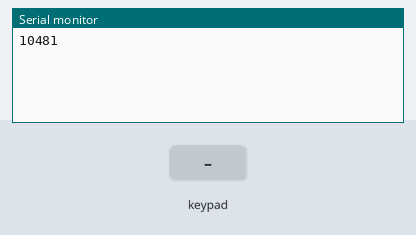
A sketch run on a simulated Arduino Uno, built with avr-gcc and run on an emulated ATmega328P. Shown: the last lines printed to the serial monitor. Inputs (shaded band) come from the test bench.

Above: at 1.2 s.
1.3 s: key '1' pressed
At 1.9 s:
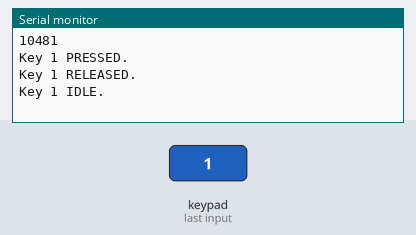
2.9 s: key 'a' pressed
At 3.7 s:
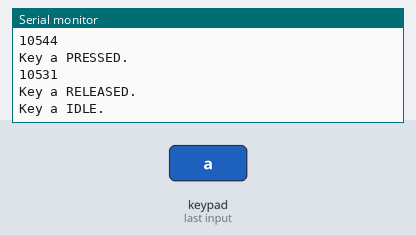
4.5 s: key 'b' pressed
At 4.89 s:
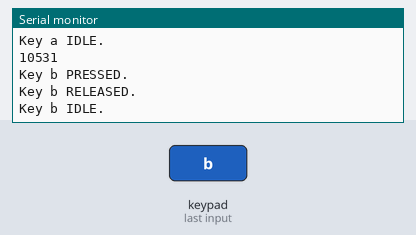
6.1 s: key 'c' pressed
At 6.9 s:
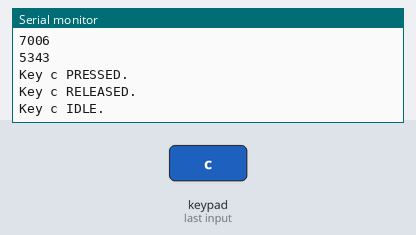
7.7 s: key 'd' pressed
At 7.83 s:
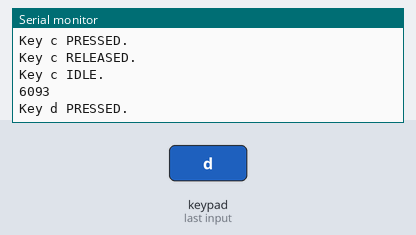
9.3 s: key 'e' pressed
At 9.9 s:
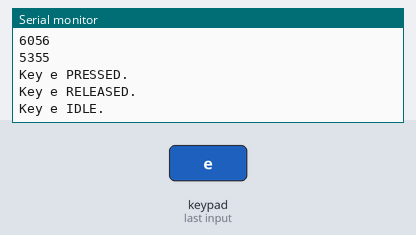
Timing chart, 0 to 11.9 s (numbered marks = the images above; inputs shaded):
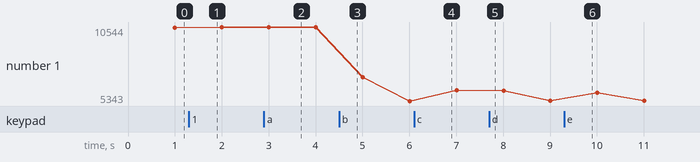

Measured:
- after the input at 1.3 s, the serial monitor: prints a new line at once (image 1)
- after the input at 2.9 s, the serial monitor: prints a new line at once (image 2)
- after the input at 4.5 s, the serial monitor: prints a new line at once (image 3)
- after the input at 6.1 s, the serial monitor: prints a new line at once (image 4)
- after the input at 7.7 s, the serial monitor: prints a new line at once (image 5)
- after the input at 9.3 s, the serial monitor: prints a new line at once (image 6)
- plotted number 1: 10481 → 10544 after the input at 1.3 s, 10544 → 10531 after the input at 2.9 s, 10531 → 5343 after the input at 4.5 s, 5343 → 6093 after the input at 6.1 s, 6093 → 5355 after the input at 7.7 s

The sketch:

MultiKey_MC17.ino
```cpp
#include <Arduino.h>

/* Multikey_MC17 - 16-bit I2C port conversion of Keypad's Multikey
:: G. D. (Joe) Young Feb 12, 2013
:: MC23017 version - GDY May 19, 2014
::
|| @file MultiKey.ino
|| @version 1.0
|| @author Mark Stanley
|| @contact mstanley@technologist.com
||
|| @description
|| | The latest version, 3.0, of the keypad library supports up to 10
|| | active keys all being pressed at the same time. This sketch is an
|| | example of how you can get multiple key presses from a keypad or
|| | keyboard.
|| #
*/

#include <Keypad.h>
#include <Keypad_MC17.h>    // I2C i/o library for Keypad
#include <Wire.h>           // I2C library for Keypad_MC17

#define I2CADDR 0x20        // address of MCP23017 chip on I2C bus

const byte ROWS = 8; //four rows
const byte COLS = 8; //three columns
char keys[ROWS][COLS] = {
    {'1','2','3','4','5','6','7','8'},
    {'a','b','c','d','e','f','g','h'},
    {'i','j','k','l','m','n','o','p'},
    {'q','r','s','t','u','v','w','y'},
    {'z','ż','ź','ć','ń',',','.','`'},
    {'|','{','}',']','[',':',';','"'},
    {'/','?','>','<','(',')','-','+'},
    {'ę','ą','!','@','#','$','%','*'}
};
byte rowPins[ROWS] = {0,1,2,3,4,5,6,7};
byte colPins[COLS] = {8,9,10,11,12,13,14,15};
//byte colPins[COLS] = {15,14,13,12,11,10,9,8};

// modify constructor for I2C i/o
Keypad_MC17 kpd = Keypad_MC17( makeKeymap(keys), rowPins, colPins, ROWS, COLS, I2CADDR );


void setup() {
  Serial.begin(9600);
  kpd.begin( );            // also starts wire library
  kpd.setDebounceTime(1);
}

unsigned long loopCount = 0;
unsigned long startTime = millis();
String msg = "";


void loop() {

  loopCount++;
  if ( (millis()-startTime)>1000 ) {
      Serial.println(loopCount);
      startTime = millis();
      loopCount = 0;
  }

  // Fills kpd.key[ ] array with up-to 10 active keys.
  // Returns true if there are ANY active keys.
  if (kpd.getKeys())
  {
    for (int i=0; i<LIST_MAX; i++)   // Scan the whole key list.
    {
      if ( kpd.key[i].stateChanged )   // Only find keys that have changed state.
      {
        switch (kpd.key[i].kstate) {  // Report active key state : IDLE, PRESSED, HOLD, or RELEASED
            case PRESSED:
                msg = " PRESSED.";
                break;
            case HOLD:
                msg = " HOLD.";
                break;
            case RELEASED:
                msg = " RELEASED.";
                break;
            case IDLE:
                msg = " IDLE.";
        }
        Serial.print("Key ");
        Serial.print(kpd.key[i].kchar);
        Serial.println(msg);
      }
    }
  }
}  // End loop
```
